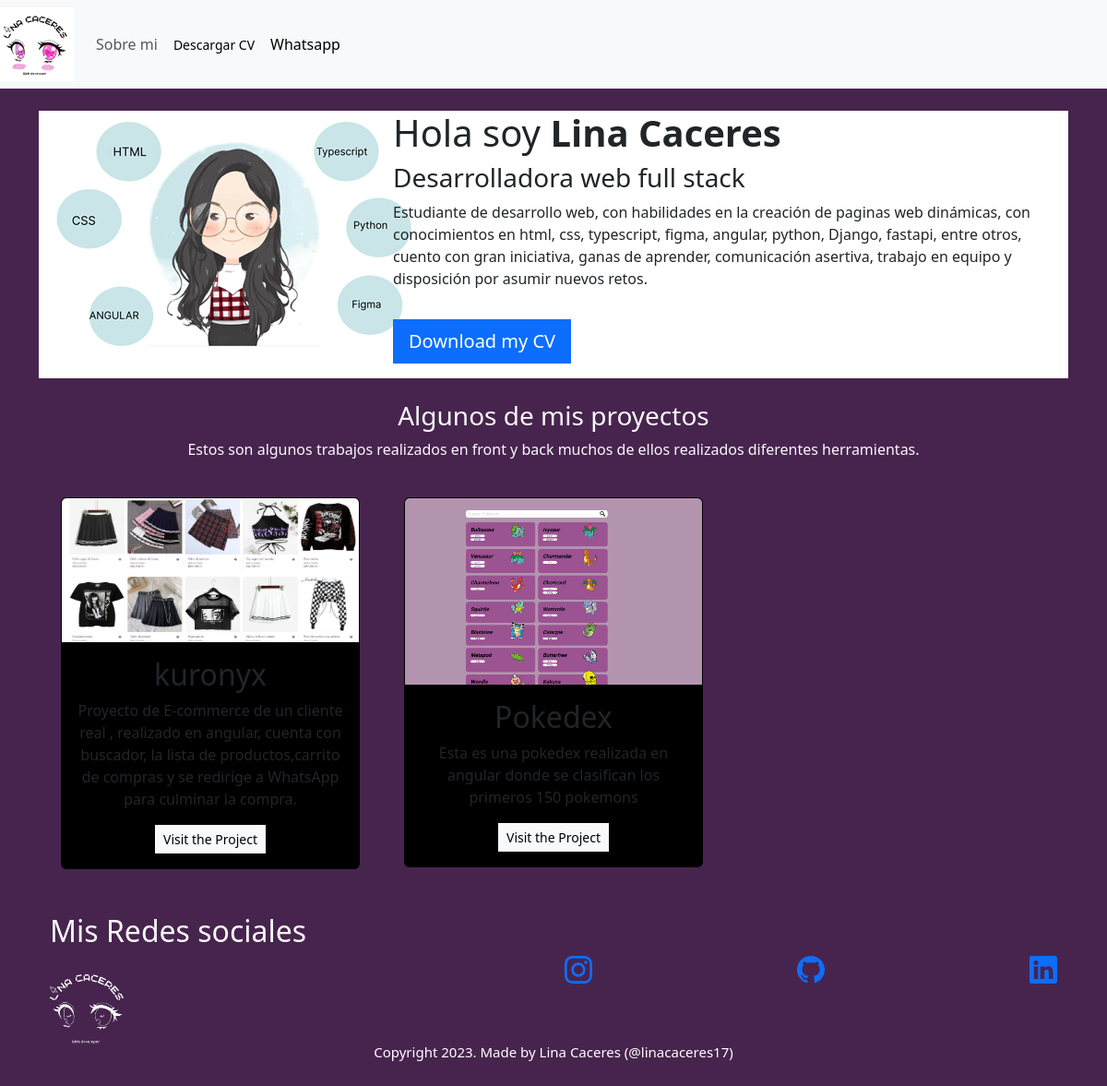
Before: / with the older database file.
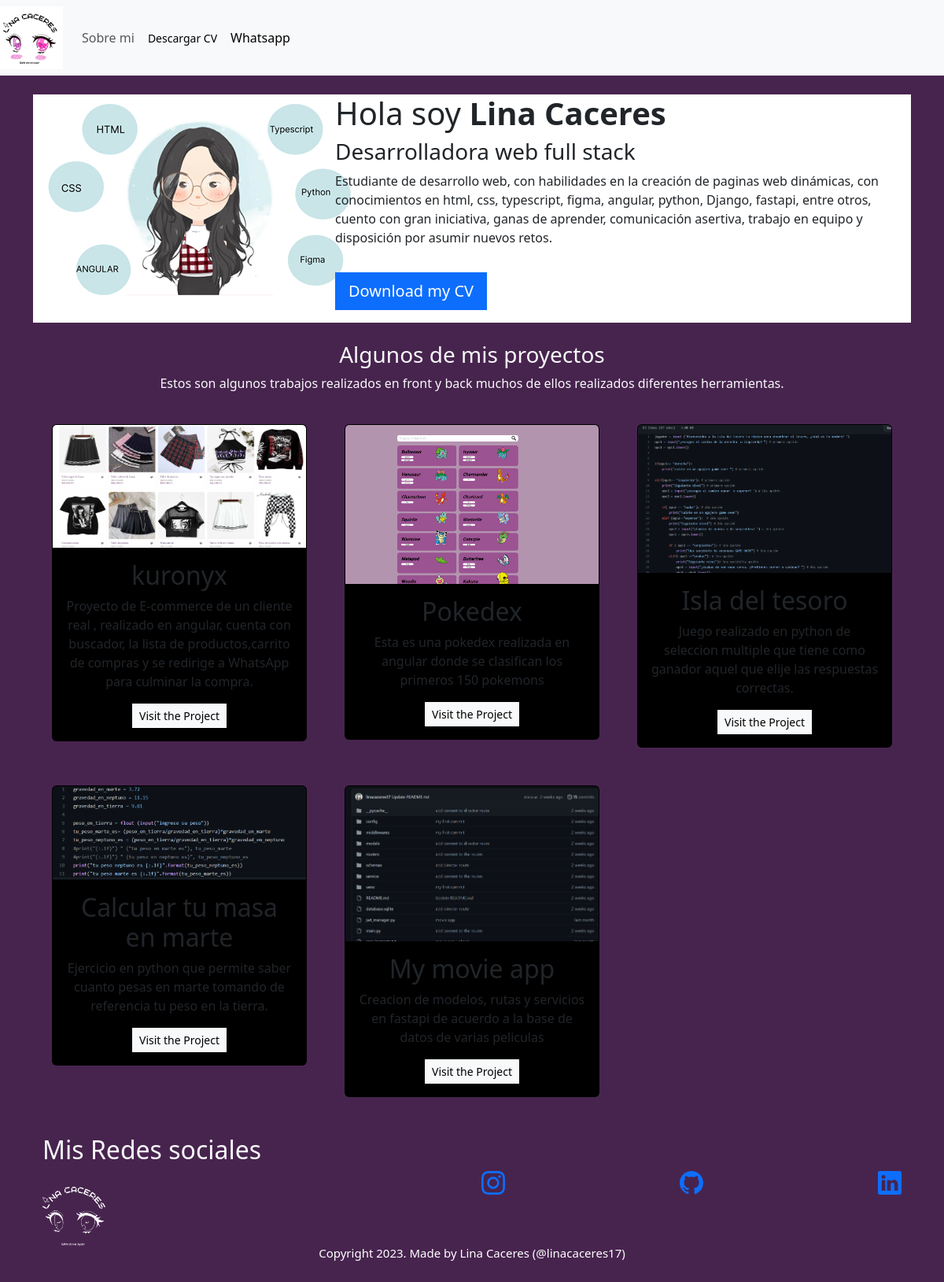
After: the same page with the newer database file.
### portfolio/models.py (models this page shows)
class Project(models.Model):
    title = CharField(max_length=100)
    description = CharField(max_length=250)
    image = ImageField(upload_to="portfolio/images/")
    url = URLField(blank=True)

### portfolio/views.py (the view)
# urls.py: 2. Add a URL to urlpatterns:  path('', views.home, name='home')
def home(request):
    projects = Project.objects.all()
    return render(request, 'home.html',{'projects':projects})

### portfolio/templates/home.html
{% extends 'layout.html' %}
{% block content %}
{% load static %}
<header class="row bg-white text-dark " >
    <div class="col-md-4">
        <img src="{% static 'portfolio/linacaceres.png' %}" />
    </div>
    <div class="col-md-8 my-auto">
      <h1>Hola soy<strong> Lina Caceres</strong></h1>
      <h3>Desarrolladora web full stack</h3>
      <p>Estudiante de desarrollo web, con habilidades en la creación de paginas web dinámicas,
        con conocimientos en html, css, typescript, figma, angular, python, Django, fastapi,
        entre otros, cuento con gran iniciativa, ganas de aprender,
        comunicación asertiva, trabajo en equipo y disposición por asumir nuevos retos.</p>
      <a class="btn btn-primary btn-lg rounded-0 my-3" href="{% static 'portfolio/cv.pdf' %}">Download my CV</a>
    </div>
  </header>
    <div class="row my-4 text-center">
    <h3>Algunos de mis proyectos</h3>
    <p>Estos son algunos trabajos realizados en front y back muchos de ellos realizados diferentes herramientas.</p>
    {% for project in projects %}
    <div class="col-md-4 p-4">
      <div class="card bg-black card-project">
        <img src="{{project.image.url }}" class="card-img-top" />
        <div class="card-body">
          <h2>{{ project.title }}</h2>
          <p>{{ project.description }}</p>
          {% if project.url %}
          <a href="{{project.url}}" class="btn btn-light rounded-0 btn-sm" target="__blank" rel="noreferrer">Visit the
            Project</a>
          {% endif %}
        </div>
      </div>
    </div>
    {% endfor %}
  </div>
  {% endblock %}

### portfolio/templates/layout.html (shortened to what this page needs)
{% load static %}
<!DOCTYPE html>
<html lang="en">
<head>
  <link href="https://cdn.jsdelivr.net/npm/bootstrap@5.3.0-alpha1/dist/css/bootstrap.min.css" rel="stylesheet"
>
    <link rel="stylesheet" href="{% static 'main.css' %}">
</head>
<body class="text-light">
    {% include 'partials/navbar.html'%}
    <div class="container p-4">
    {% block content %}
    {% endblock %}
    {% include 'partials/footer.html' %}
</body>
</html>
</body>
</html>

### portfolio/templates/partials/navbar.html (shortened to what this page needs)
{% load static %}
<nav class="navbar navbar-expand-lg bg-body-tertiary">
    <div class="navbar-logo">
        <a class="navbar-brand" href="{% url 'home' %}"> <img src ="{% static 'portfolio/logo.png' %}" width="80px" alt=""></a>
    </div>
      <div class="collapse navbar-collapse" id="navbarNavAltMarkup">
        <div class="navbar-nav">
          <a class="nav-link" href="/blog/">Sobre mi</a>
          <li class="nav-item d-flex align-items-center">
            <a class="btn btn-light btn-sm "href= "{% static 'portfolio/cv.pdf' %}" target="_blanck" >Descargar CV</a>
          </li>
          <li class="nav-item">
            <a class="nav-link active" href="https://api.whatsapp.com/send?phone=573012958730&text=Hola%20Lina%2C%20%C2%BFC%C3%B3mo%20est%C3%A1s%3F">Whatsapp</a>
          </li>
        </div>
      </div>
  </nav>

### portfolio/templates/partials/footer.html (shortened to what this page needs)
{% load static %}
<section class = "footer">
    <h2>Mis Redes sociales</h2>
      <div class="row">
        <div class="col-12 col-md-6">
            <img class="img-fluid" style="margin-top:20px;" src ="{% static '/portfolio/logoblanco.png' %}"; width="80px" alt="">
        </div>
        <div class="col-12 col-md-6 d-flex flex-column flex-md-row align-items-start justify-content-between">
          <a href="https://www.instagram.com/_linaco/" target="_blank"></a>
          <a href="https://github.com/linacaceres17" target="_blank"></a>
          <a href="https://www.linkedin.com/in/linacaceres17/" target="_blank"></a>
        </div>
      </div>
<h3 class = "copyright" style="color:#ffff; font-size: 15px; text-align: center;">Copyright 2023. Made by Lina Caceres (@linacaceres17)</h3>
</section>

### portfolio/static/main.css (style rules this page uses)
body { background-color: #47244e; }

Changed rows visible on the page:
added Project: image (picture), title "Isla del tesoro", description "Juego realizado en python de seleccion multiple que tiene como ganador aquel que elije las respuestas correctas."
added Project: image (picture), title "Calcular tu masa en marte", description "Ejercicio en python que permite saber cuanto pesas en marte tomando de referencia tu peso en la tierra."
added Project: image (picture), title "My movie app", description "Creacion de modelos, rutas y servicios en fastapi de acuerdo a la base de datos de varias peliculas"
